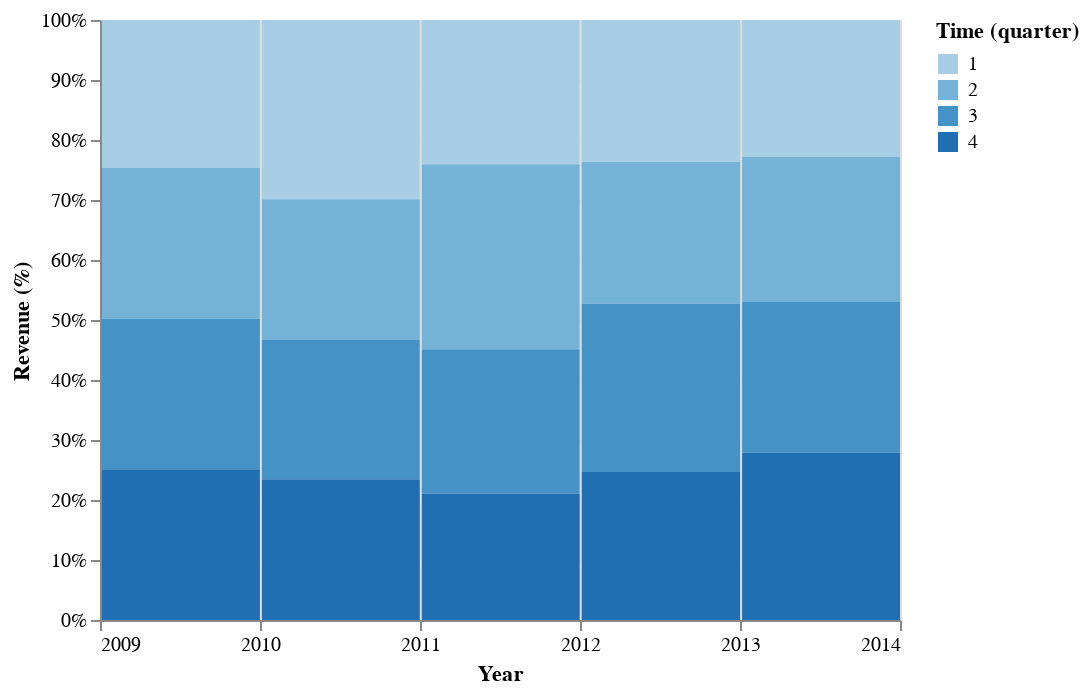

Notebook code cell kept with this figure:
### Markdown cell above
Metric and dimension transforms work the same way as with the query language and
Python API.

### Code cell
(
    project.chart()
    .mark_bar()
    .encode(
        x=d.Year,
        y=Y(m.revenue.percent(within=[d.Year])),
        color=Color(d.Time.quarter),
    )
)

### Figure 1 — Vega-Lite specification as saved in the notebook (floating-point values rounded to 4 significant figures)
{"config": {"view": {"continuousWidth": 400, "continuousHeight": 300}}, "data": {"name": "data-ea298ffc392704a55ed7b672f70ffcea"}, "mark": "bar", "encoding": {"color": {"field": "Time__quarter", "legend": {"title": "Time (quarter)", "format": "d"}, "type": "ordinal"}, "tooltip": [{"field": "Time__quarter", "title": "Time (quarter)", "type": "ordinal", "format": "d"}, {"field": "Year", "title": "Year", "type": "temporal", "format": "%-Y"}, {"field": "revenue__percent_within_Year", "title": "Revenue (%)", "type": "quantitative", "format": "01,.0%"}], "x": {"axis": {"title": "Year", "format": "%-Y"}, "field": "Year", "timeUnit": "year", "type": "temporal"}, "y": {"axis": {"title": "Revenue (%)", "format": "01,.0%"}, "field": "revenue__percent_within_Year", "type": "quantitative"}}, "$schema": "https://vega.github.io/schema/vega-lite/v4.17.0.json", "datasets": {"data-ea298ffc392704a55ed7b672f70ffcea": [{"Time__quarter": 1, "Year": "2009-01-01T00:00:00", "revenue__percent_within_Year": 0.2467}, {"Time__quarter": 2, "Year": "2009-01-01T00:00:00", "revenue__percent_within_Year": 0.2511}, {"Time__quarter": 3, "Year": "2009-01-01T00:00:00", "revenue__percent_within_Year": 0.2511}, {"Time__quarter": 4, "Year": "2009-01-01T00:00:00", "revenue__percent_within_Year": 0.2511}, {"Time__quarter": 1, "Year": "2010-01-01T00:00:00", "revenue__percent_within_Year": 0.2988}, {"Time__quarter": 2, "Year": "2010-01-01T00:00:00", "revenue__percent_within_Year": 0.2344}, {"Time__quarter": 3, "Year": "2010-01-01T00:00:00", "revenue__percent_within_Year": 0.2324}, {"Time__quarter": 4, "Year": "2010-01-01T00:00:00", "revenue__percent_within_Year": 0.2344}, {"Time__quarter": 1, "Year": "2011-01-01T00:00:00", "revenue__percent_within_Year": 0.2403}, {"Time__quarter": 2, "Year": "2011-01-01T00:00:00", "revenue__percent_within_Year": 0.3085}, {"Time__quarter": 3, "Year": "2011-01-01T00:00:00", "revenue__percent_within_Year": 0.2403}, {"Time__quarter": 4, "Year": "2011-01-01T00:00:00", "revenue__percent_within_Year": 0.2108}, {"Time__quarter": 1, "Year": "2012-01-01T00:00:00", "revenue__percent_within_Year": 0.2363}, {"Time__quarter": 2, "Year": "2012-01-01T00:00:00", "revenue__percent_within_Year": 0.2363}, {"Time__quarter": 3, "Year": "2012-01-01T00:00:00", "revenue__percent_within_Year": 0.2805}, {"Time__quarter": 4, "Year": "2012-01-01T00:00:00", "revenue__percent_within_Year": 0.2468}, {"Time__quarter": 1, "Year": "2013-01-01T00:00:00", "revenue__percent_within_Year": 0.2285}, {"Time__quarter": 2, "Year": "2013-01-01T00:00:00", "revenue__percent_within_Year": 0.2417}, {"Time__quarter": 3, "Year": "2013-01-01T00:00:00", "revenue__percent_within_Year": 0.2505}, {"Time__quarter": 4, "Year": "2013-01-01T00:00:00", "revenue__percent_within_Year": 0.2793}]}}
